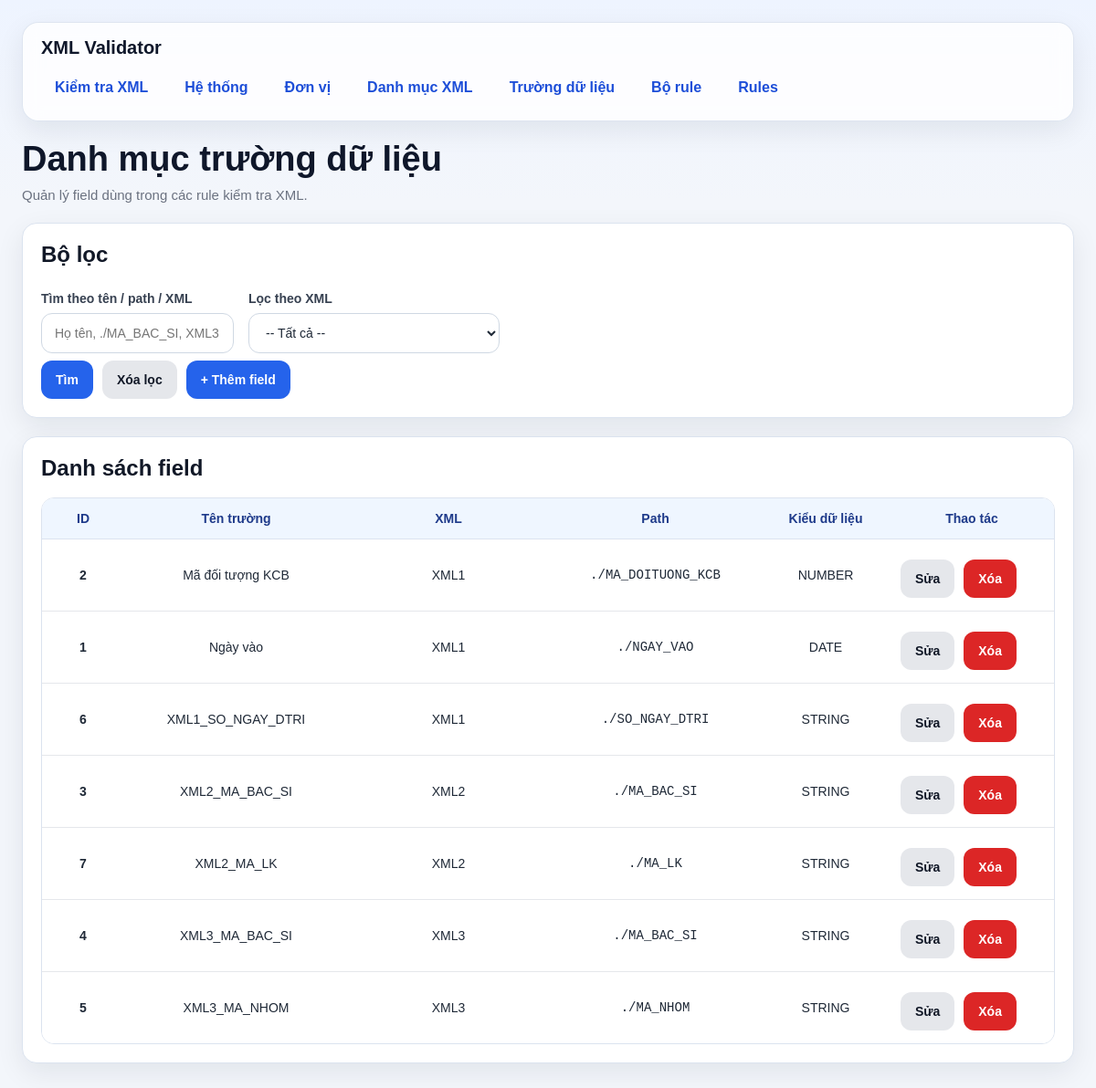
The page /fields/ on the database as committed earlier.
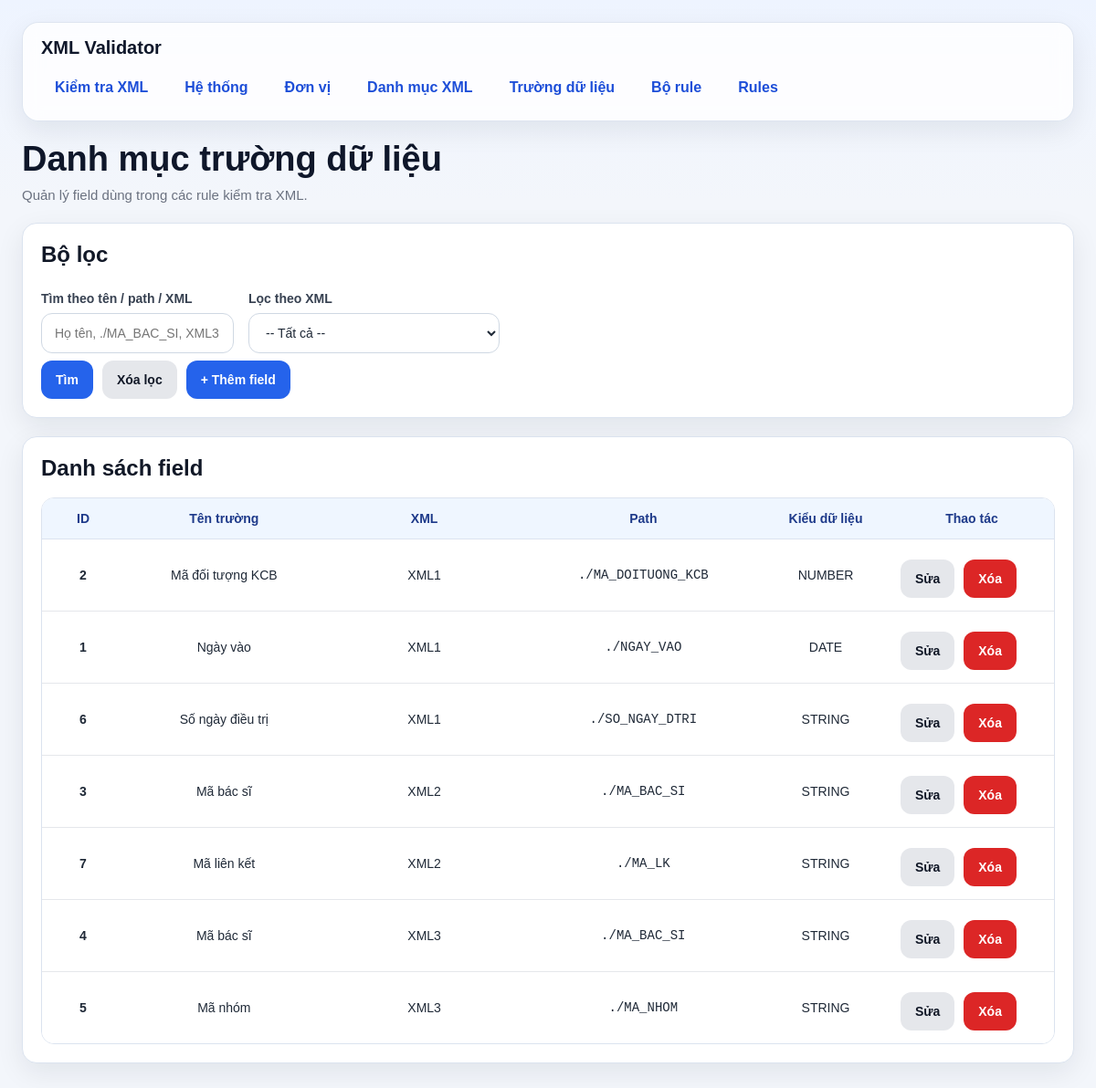
The same page on the database as committed later.
### models/field_model.py (models this page shows, shortened)
class DanhMucTruongDuLieu(db.Model):
    __tablename__ = "danh_muc_truong_du_lieu"
    id = db.Column(db.Integer, primary_key=True)
    ten_truong = db.Column(db.String(255), nullable=False)
    xml_id = db.Column(db.Integer, db.ForeignKey("danh_muc_xml.id"), nullable=False)
    xml_path = db.Column(db.String(500), nullable=False)  # path bên trong từng phần tử của list
    data_type = db.Column(db.String(50), nullable=False, default="STRING")
    xml = db.relationship("DanhMucXml", backref="fields")

### models/xml_model.py (models this page shows, shortened)
class DanhMucXml(db.Model):
    __tablename__ = "danh_muc_xml"
    id = db.Column(db.Integer, primary_key=True)
    ma_xml = db.Column(db.String(50), nullable=False, unique=True)   # XML1, XML2, XML3
    ten_xml = db.Column(db.String(255), nullable=False)
    list_path = db.Column(db.String(500), nullable=False)            # path tính từ NOIDUNGFILE

### routes/field_routes.py (the view, shortened to what this page needs)
@field_bp.route("/", methods=["GET"])
def list_fields():
    keyword = (request.args.get("keyword") or "").strip()
    xml_id = (request.args.get("xml_id") or "").strip()
    query = DanhMucTruongDuLieu.query.join(DanhMucXml)
    if xml_id:
        query = query.filter(DanhMucTruongDuLieu.xml_id == int(xml_id))
    fields = query.order_by(
        DanhMucXml.id.asc(),
        DanhMucTruongDuLieu.ten_truong.asc()
    ).all()
    xmls = DanhMucXml.query.order_by(DanhMucXml.id.asc()).all()
    return render_template(
        "fields.html",
        fields=fields,
        xmls=xmls,
        keyword=keyword,
        xml_id=xml_id
    )

### templates/fields.html (shortened to what this page needs)
{% extends "base.html" %}
{% block content %}
<div class="page-header">
    <h1 class="page-title">Danh mục trường dữ liệu</h1>
    <div class="page-subtitle">Quản lý field dùng trong các rule kiểm tra XML.</div>
</div>
<div class="card">
    <h2 class="card-title">Bộ lọc</h2>
    <form method="GET">
        <div class="grid">
            <div class="col-6">
                <label>Tìm theo tên / path / XML</label>
                <input type="text" name="keyword" value="{{ keyword }}" placeholder="Họ tên, ./MA_BAC_SI, XML3...">
            </div>
            <div class="col-6">
                <label>Lọc theo XML</label>
                <select name="xml_id">
                    <option value="">-- Tất cả --</option>
                </select>
            </div>
        </div>
        <div class="actions">
            <button type="submit" class="btn btn-primary">Tìm</button>
            <a href="/fields" class="btn btn-secondary">Xóa lọc</a>
            <a href="/fields/create" class="btn btn-primary">+ Thêm field</a>
        </div>
    </form>
</div>
<div class="card">
    <h2 class="card-title">Danh sách field</h2>
    {% if fields %}
        <div class="table-wrap">
            <table>
                <thead>
                    <tr>
                        <th style="width: 90px;">ID</th>
                        <th>Tên trường</th>
                        <th style="width: 220px;">XML</th>
                        <th>Path</th>
                        <th style="width: 140px;">Kiểu dữ liệu</th>
                        <th style="width: 180px;">Thao tác</th>
                    </tr>
                </thead>
                <tbody>
                    {% for f in fields %}
                    <tr>
                        <td><strong>{{ f.id }}</strong></td>
                        <td>{{ f.ten_truong }}</td>
                        <td>{{ f.xml.ma_xml }}</td>
                        <td><code>{{ f.xml_path }}</code></td>
                        <td>{{ f.data_type }}</td>
                        <td>
                            <div class="actions">
                                <a class="btn btn-secondary" href="/fields/{{ f.id }}/edit">Sửa</a>
                                <form class="inline" method="POST" action="/fields/{{ f.id }}/delete" onsubmit="return confirm('Xóa field này?');">
                                    <button class="btn btn-danger" type="submit">Xóa</button>
                                </form>
                            </div>
                        </td>
                    </tr>
                    {% endfor %}
                </tbody>
            </table>
        </div>
    {% else %}
        <div class="empty-state">Chưa có dữ liệu field.</div>
    {% endif %}
</div>
{% endblock %}

### templates/base.html (shortened to what this page needs)
<!DOCTYPE html>
<html lang="vi">
<head>
</head>
<body>
    <div class="page-shell">
        <div class="topbar">
            <div class="topbar-title">XML Validator</div>
            <nav>
                <a href="/">Kiểm tra XML</a>
                <a href="/systems">Hệ thống</a>
                <a href="/units">Đơn vị</a>
                <a href="/xmls">Danh mục XML</a>
                <a href="/fields">Trường dữ liệu</a>
                <a href="/rule-sets">Bộ rule</a>
                <a href="/rules">Rules</a>
            </nav>
        </div>
        <div class="container">
            {% block content %}{% endblock %}
        </div>
    </div>
</body>
</html>

### templates/base.html (style rules this page uses)
* { box-sizing: border-box; }
:root { --bg: #f3f6fb; --card: #ffffff; --card-soft: #f8fafc; --border: #dbe3ef; --text: #1f2937; --muted: #6b7280; --primary: #2563eb; --primary-hover: #1d4ed8; --danger: #dc2626; --danger-hover: #b91c1c; --success-bg: #dcfce7; --success-text: #166534; --warning-bg: #fef3c7; --warning-text: #92400e; --error-bg: #fee2e2; --error-text: #991b1b; --shadow: 0 10px 30px rgba(15, 23, 42, 0.08); --radius: 16px; }
body { margin: 0; font-family: Arial, Helvetica, sans-serif; background: linear-gradient(180deg, #eef4ff 0%, var(--bg) 220px); color: var(--text); }
.page-shell { max-width: 1280px; margin: 0 auto; padding: 24px; }
.topbar { background: rgba(255, 255, 255, 0.82); border: 1px solid rgba(219, 227, 239, 0.9); backdrop-filter: blur(10px); border-radius: 18px; box-shadow: var(--shadow); padding: 16px 20px; margin-bottom: 20px; }
.topbar-title { margin: 0 0 12px 0; font-size: 20px; font-weight: 700; color: #0f172a; }
nav { display: flex; flex-wrap: wrap; gap: 10px; }
nav a { text-decoration: none; color: #1d4ed8; font-weight: 600; padding: 10px 14px; border-radius: 10px; transition: 0.2s ease; border: 1px solid transparent; background: transparent; }
.container { background: transparent; }
.page-header { margin-bottom: 22px; }
.page-title { margin: 0; font-size: 38px; line-height: 1.15; color: #0f172a; }
.page-subtitle { margin-top: 8px; color: var(--muted); font-size: 15px; }
.card { background: var(--card); border: 1px solid var(--border); border-radius: var(--radius); box-shadow: var(--shadow); padding: 20px; margin-bottom: 20px; }
.card-title { margin: 0 0 18px 0; font-size: 24px; font-weight: 700; color: #111827; }
.grid { display: flex; grid-template-columns: repeat(12, 1fr); gap: 16px; }
.col-6 { grid-column: span 6; }
label { display: block; font-size: 14px; font-weight: 700; margin-bottom: 8px; margin-top: 8px; color: #374151; }
input[type="text"], input[type="date"], input[type="file"], input[type="password"], select, textarea { width: 100%; min-height: 44px; border: 1px solid #cfd8e3; border-radius: 12px; padding: 10px 14px; font-size: 14px; background: #fff; color: var(--text); outline: none; transition: border-color 0.2s, box-shadow 0.2s; }
.actions { display: flex; flex-wrap: wrap; gap: 10px; margin-top: 8px; }
.btn, button { border: none; min-height: 42px; padding: 10px 16px; border-radius: 12px; cursor: pointer; font-weight: 700; font-size: 14px; text-decoration: none; display: inline-flex; align-items: center; justify-content: center; transition: 0.2s ease; }
.btn-primary { background: var(--primary); color: white; }
.btn-secondary { background: #e5e7eb; color: #111827; }
.btn-danger { background: var(--danger); color: white; }
.table-wrap { overflow-x: auto; border: 1px solid var(--border); border-radius: 14px; }
table { width: 100%; border-collapse: collapse; background: white; }
th { background: #eff6ff; color: #1e3a8a; font-size: 14px; font-weight: 700; text-align: left; padding: 14px 12px; border-bottom: 1px solid var(--border); text-align: center; }
td { padding: 14px 12px; border-bottom: 1px solid #e5e7eb; vertical-align: top; font-size: 14px; vertical-align: middle; text-align: center; }
tbody tr:last-child td { border-bottom: none; }

Rows that differ between the two databases and show on the page:
changed DanhMucTruongDuLieu "./SO_NGAY_DTRI": ten_truong "XML1_SO_NGAY_DTRI" → "Số ngày điều trị"
changed DanhMucTruongDuLieu id 3: ten_truong "XML2_MA_BAC_SI" → "Mã bác sĩ"
changed DanhMucTruongDuLieu "./MA_LK": ten_truong "XML2_MA_LK" → "Mã liên kết"
changed DanhMucTruongDuLieu id 4: ten_truong "XML3_MA_BAC_SI" → "Mã bác sĩ"
changed DanhMucTruongDuLieu "./MA_NHOM": ten_truong "XML3_MA_NHOM" → "Mã nhóm"
